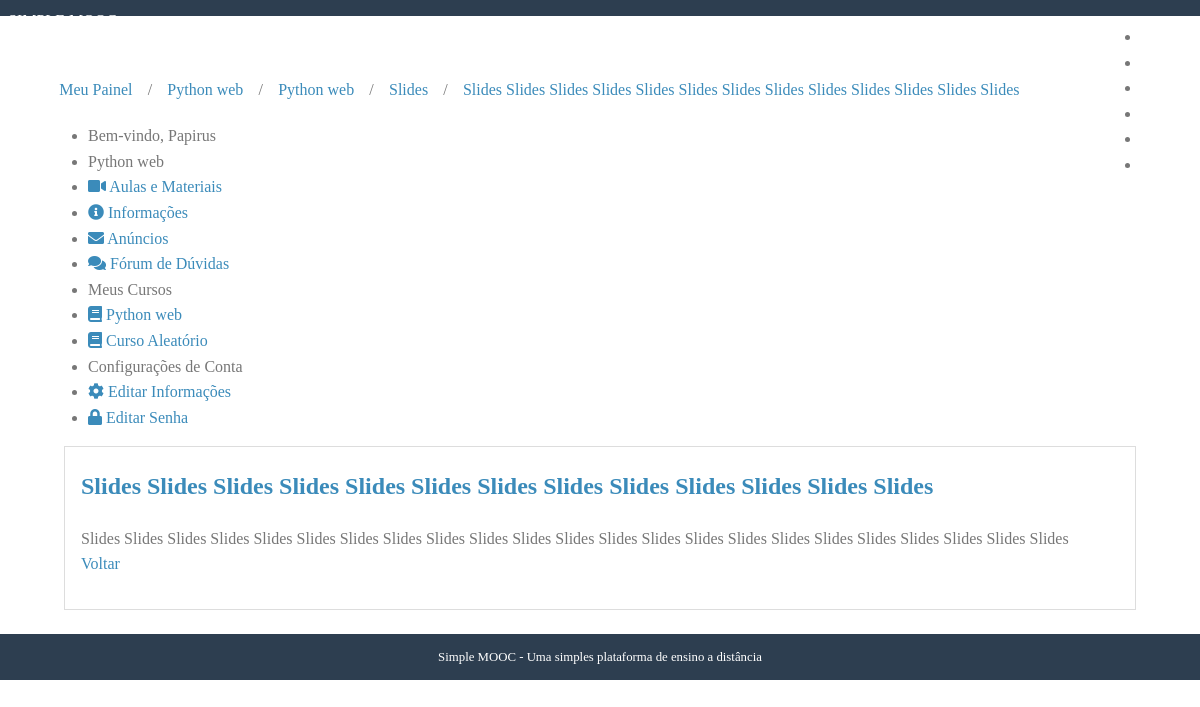
Page /cursos/python-web/materiais/2/ (signed in) on the committed database.
### courses/models.py (models this page shows, shortened)
class Course(models.Model):
    name = models.CharField('Nome', max_length=100)
    slug = models.SlugField('Atalho')
    description = models.TextField('Descrição', blank=True)
    about = models.TextField('Sobre o curso', blank = True)
    start_date = models.DateField(
        'Data de inicio', null=True, blank=True
    )
    image = models.ImageField(
        upload_to='courses/images', verbose_name='Imagem',
        null=True, blank=True
    )
    created_at = models.DateField(
        'Criado em', auto_now_add=True
    )
    updated_at = models.DateField(
        'Atualizado em', auto_now = True
    )
    objects = CourseManager()
    def __str__(self):
        return self.name
    class Meta:
        verbose_name = 'Curso'
        verbose_name_plural = 'Cursos'
        ordering = ['name']

class Lesson(models.Model):
    name =models.CharField('Nome', max_length=100)
    description = models.TextField('Descrição', blank=True)
    number = models.IntegerField('Número(ordem)', blank=True, default=0)
    release_date = models.DateField('Data de Liberação', blank=True, null=True)
    created_at = models.DateTimeField('Criado em', auto_now_add=True)
    updated_at = models.DateTimeField('Atualizado em', auto_now=True)
    course = models.ForeignKey(Course, verbose_name='Curso', related_name='lessons', on_delete = models.CASCADE)
    def __str__(self):
        return self.name
    class Meta:
        verbose_name = 'Aula'
        verbose_name_plural = 'Aulas'
        ordering = ['number']

class Material(models.Model):
    name = models.CharField('Nome', max_length=100)
    embedded = models.TextField('Video Embedded', blank=True)
    file = models.FileField(upload_to='lessons/materials', blank=True, null=True)
    lesson = models.ForeignKey(Lesson, verbose_name='Aula', related_name='materials', on_delete=models.CASCADE)
    def is_embedded(self):
        return bool(self.embedded)
    def __str__(self):
        return self.name
    class Meta:
        verbose_name = 'Material'
        verbose_name_plural = 'Materiais'

class Enrollment(models.Model):
    STATUS_CHOICES = (
        (0, 'Pendente'),
        (1, 'Aprovado'),
        (2, 'Cancelado')
    )
    user = models.ForeignKey(
        settings.AUTH_USER_MODEL, verbose_name='Usuário',
        related_name='enrollments', on_delete=models.CASCADE,
    )
    course = models.ForeignKey(
        Course, verbose_name='Curso',
        related_name='enrollments', on_delete=models.CASCADE
    )
    status = models.IntegerField('Situação', choices=STATUS_CHOICES,
        default = 0,
        blank = True,
    )
    created_at = models.DateTimeField('Criado em', auto_now_add=True)
    updated_at = models.DateTimeField('Atualizado em', auto_now=True)
    class Meta:
        verbose_name = 'Inscrição'
        verbose_name_plural = 'Incrições'
        unique_together = (('user', 'course'),)

### accounts/models.py (models this page shows, shortened)
class User(AbstractUser, PermissionsMixin):
    username = models.CharField('Nome do usuário', max_length=30, unique = True,
    validators=[validators.RegexValidator(re.compile('^[\w.@+-]+$'),
            'O nome de usuário só pode conter letras, digitos ou os '
            'seguintes caracteres: @/./+/-/_', 'invalid')]
    )
    email = models.EmailField('E-mail', unique=True)
    name = models.CharField('Nome', max_length=100, blank=True)
    is_active = models.BooleanField('Está Ativo?', blank=True, default=True)
    is_staff = models.BooleanField('É da equipe', blank=True, default=False)
    is_superuser = models.BooleanField('É da equipe', blank=True, default=False)
    date_joined = models.DateTimeField('Data de Entrada', auto_now_add=True)
    objects = UserManager()
    USERNAME_FIELD = 'username'
    REQUIRED_FIELDS = ['email']
    def __str__(self):
        return self.name or self.username
    class Meta:
        verbose_name = 'Usuário'
        verbose_name_plural = 'Usuários'

### courses/decorators.py (the view, shortened to what this page needs)
    def _wrapper(request, *args, **kwargs):
        slug = kwargs['slug']
        course = get_object_or_404(Course, slug=slug)
        has_permission = request.user.is_staff
        if not has_permission:
            messages.error(request, message)
            return redirect('accounts:dashboard')
        request.course = course
        return view_func(request, *args, **kwargs)

### accounts/templatetags/courses_tags.py (called while the page is built)
@register.simple_tag
def load_my_courses(user):
    return Enrollment.objects.filter(user=user)

### courses/views.py (called while the page is built)
@login_required
@enrollment_required
def material(request, slug, pk):
    course = request.course
    material = get_object_or_404(Material, pk=pk, lesson__course=course)
    lesson = material.lesson
    if not request.user.is_staff and not lesson.is_available():
        messages.error(request, 'Este material não está disponível')
        return redirect('courses:lesson', slug=course.slug, pk=lesson.pk)
    if not material.is_embedded():
        return redirect(material.file.url)
    template = 'courses/material.html'
    context = {
        'course': course,
        'lesson': lesson,
        'material': material,
    }
    return render(request, template, context)

### courses/templates/courses/material.html
{% extends "courses/course_dashboard.html" %}
{% block breadcrumb %}
    {{ block.super }}
    <li>/</li>
    <li>
        <a href="{% url 'courses:lessons' course.slug %}">{{ course }}</a>
    </li>
    <li>/</li>
    <li>
        <a href="{% url 'courses:lesson' course.slug lesson.pk %}">{{ lesson }}</a>
    </li>
    <li>/</li>
    <li>
        <a href="{% url 'courses:material' course.slug material.pk %}">{{ material }}</a>
    </li>
{% endblock breadcrumb %}
{% block dashboard_content %}
    <div class="well">
        <h2>
            <a href="{% url 'courses:material' course.slug material.pk %}">{{ material }}</a>
        </h2>
        {{ material.embedded|safe }}
        <p>
            <a href="{% url 'courses:lesson' course.slug lesson.pk %}">Voltar</a>
        </p>
    </div>
{% endblock dashboard_content %}

### courses/templates/courses/course_dashboard.html
{% extends "accounts/dashboard.html" %}
{% block breadcrumb %}
    {{ block.super }}
    <li>/</li>
    <li>
        <a href="{% url 'courses:announcements' course.slug %}">{{ course }}</a>
    </li>
{% endblock breadcrumb %}
{% block menu_options %}
    <li class="pure-menu-heading">
        {{ course }}
    </li>
    <li>
        <a href="{% url 'courses:lessons' course.slug %}">
            <i class="fa fa-video"></i>
            Aulas e Materiais
        </a>
    </li>
    <li>
        <a href="#">
            <i class="fa fa-info-circle"></i>
            Informações
        </a>
    </li>
    <li>
        <a href="{% url 'courses:announcements' course.slug %}">
            <i class="fa fa-envelope"></i>
            Anúncios
        </a>
    </li>
    <li>
        <a href="#">
            <i class="fa fa-comments"></i>
            Fórum de Dúvidas
        </a>
    </li>
    {{ block.super }}
{% endblock menu_options %}

### accounts/templates/accounts/dashboard.html (shortened to what this page needs)
{% extends 'base.html' %}
{% load courses_tags %}
{% block content %}
    {% load_my_courses user as enrollments %}
    <div class="pure-g-r content-ribbon">
        <div class="pure-u-1">
            <ul class="breadcrumb">
                {% block breadcrumb %}
                    <li>
                        <a href="{% url 'accounts:dashboard' %}">Meu Painel</a></li>
                {% endblock breadcrumb %}
            </ul>
        </div>
        <div class=" pure-u-1-3"="pure-u-1-3"">
                            <div class="pure-menu pure-menu-open">
                                <ul>
                                    <li class="pure-menu-heading">
                                        Bem-vindo,
                                        {{ user }}
                                    </li>
                                    {% block menu_options %}
                                        <li class="pure-menu-heading">Meus Cursos</a>
                                        {% for enrollment in enrollments %}
                                            <li>
                                                <a href="{% url 'courses:announcements' enrollment.course.slug %}">
                                                    <i class="fas fa-book"></i>
                                                    {{ enrollment.course }}
                                                </a>
                                            </li>
                                            {% empty %}
                                            <li>Nenhum curso encontrado</li>
                                        {% endfor %}
                                        <li class="pure-menu-heading">Configurações de Conta</li>
                                        <li>
                                            <a href="{% url 'accounts:edit' %}">
                                                <i class="fas fa-cog"></i>
                                                Editar Informações
                                            </a>
                                        </li>
                                        <li>
                                            <a href="{% url 'accounts:edit_password' %}">
                                                <i class="fas fa-lock"></i>
                                                Editar Senha
                                            </a>
                                        </li>
                                    {% endblock menu_options %}
                                </ul>
                            </div>
                        </div>
                        <div class="pure-u-2-3">
                            <div class="inner">
                                {% block dashboard_content %}{% endblock dashboard_content %}
                            </div>
                        </div>
                    </div>
                {% endblock content %}

### core/static/css/styles.css (style rules this page uses)
* { -webkit-box-sizing: border-box; -moz-box-sizing: border-box; box-sizing: border-box; }
body { margin: 0 auto; line-height: 1.7em; }
a { color: #3b8bba; }
.content .content-ribbon { margin: 1.5em 3em; }
.inner { padding: 0em 1em; }
.inner p { margin-top: 0; }
ul.breadcrumb { padding: 0; }
ul.breadcrumb li { display: inline-block; }
ul.breadcrumb li a { display: inline-block; padding: 0.3em 0.7em; }
body { min-width: 320px; color: #777; line-height: 1.6; }
h1, h2, h3, h4, h5, h6 { font-weight: bold; color: rgb(75, 75, 75); }
a { color: #3b8bba; text-decoration: none; }
.well { border: 1px solid #ddd; padding: 0em 1em 1em 1em; margin-bottom: 1.5em; }

### rows in the picture
Course: name "Python web"
Lesson: name "Slides"
Material: name "Slides Slides Slides Slides Slides Slides Slides Slides Slides Slides Slides Slides Slides", embedded "Slides Slides Slides Slides Slides Slides Slides Slides Slides Slides Slides Slides Slides Slides Slides Slides Slides Slides Slides Slides Slides Slides Slides"
User: name "Papirus"
Enrollment: course "Python web"
Enrollment: course "Curso Aleatório"
